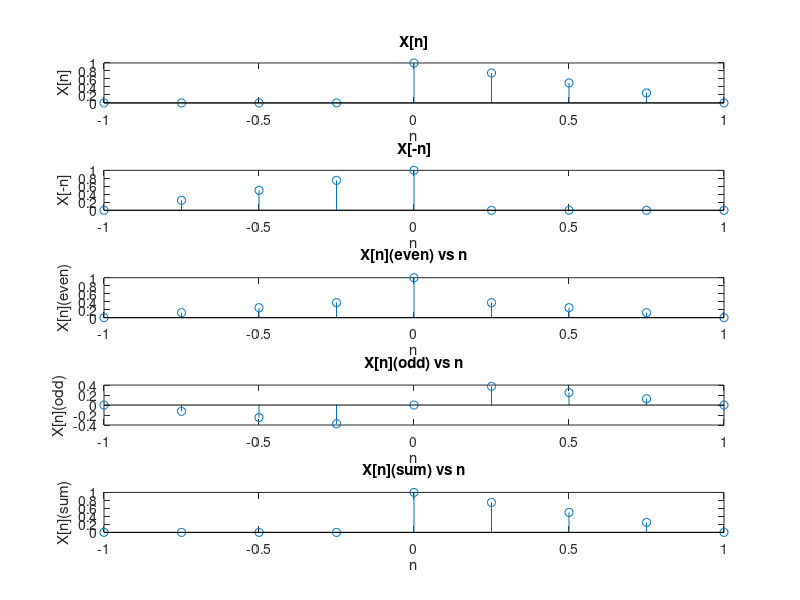

The MATLAB script that drew this image: (Note: this script raises an error after producing the figure.)
% Clearing everything
clc
clear all
close all

%% Defining the function
Ts=0.25;    %Sampling period
n= linspace(-1,1,2/0.25+1); %Interval with by sampling period step
u=[zeros(1,4) ones(1,5)];  %defining unit to make negative values 0
X=(1-n).*u; %defining function X[n]
subplot(5,1,1)
stem(n,X)   %plot the function X[n] with stem
xlabel("n")
ylabel("X[n]")
title("X[n]")

minusN= linspace(1,-1,2/0.25+1); %interval reversal
minusU=[ones(1,5) zeros(1,4)]; %unit step reversal
minusX=(1-minusN).* minusU; %defining function X[-n]
subplot(5,1,2)
stem(n,minusX)  %plot the function X[-n] with stem
xlabel("n")
ylabel("X[-n]")
title("X[-n]")
%% Even and odd components
X_even=0.5*(X+minusX);   %even component of X[n]
X_odd=0.5*(X-minusX);    %odd component of X[n]
subplot(5,1,3)
stem(n,X_even)
xlabel("n")
ylabel("X[n](even)")
title("X[n](even) vs n")
subplot(5,1,4)
stem(n,X_odd)
xlabel("n")
ylabel("X[n](odd)")
title("X[n](odd) vs n")

X_sum=X_even+X_odd;  %sum even and odd component
subplot(5,1,5)
stem(n,X_sum)
xlabel("n")
ylabel("X[n](sum)")
title("X[n](sum) vs n")

%% Energy 
%Initialize energy values
E_x_even=0;
E_x_odd=0;
E_x_sum=0;
E_x=0;
%Iterate over size of X and sum squared value at each step
for i=1:size(minusX,2)
    E_x_even = E_x_even+(X_even(1,i))^2;
    E_x_odd= E_x_odd+(X_odd(1,i))^2;
    E_x_sum = E_x_sum+(X_sum(1,i))^2;
    E_x = E_x+(X(1,i))^2;
end 

fprintf("The value of E_x_even is: "+E_x_even+"\n")
fprintf("The value of E_x_odd is: "+E_x_odd+"\n")
fprintf("The value of the sum of E_x_even and E_x_odd is: "+E_x_sum+"\n")
fprintf("The value of original E_x is: "+E_x+"\n")
